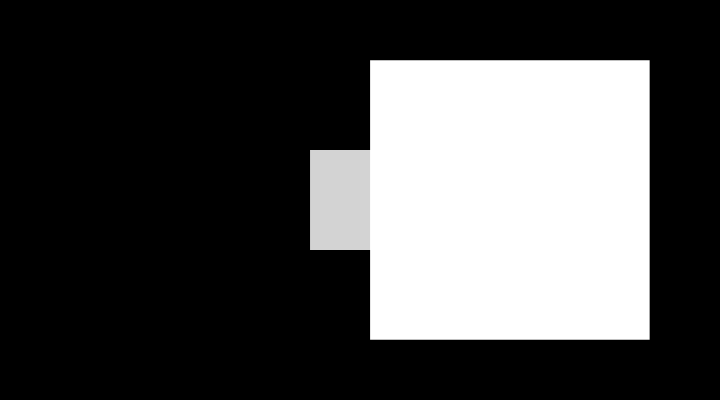
Frame 1 (no input)
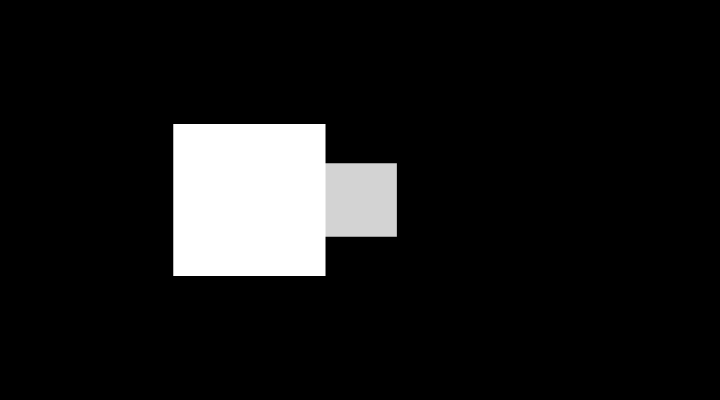
Frame 60 (no input)
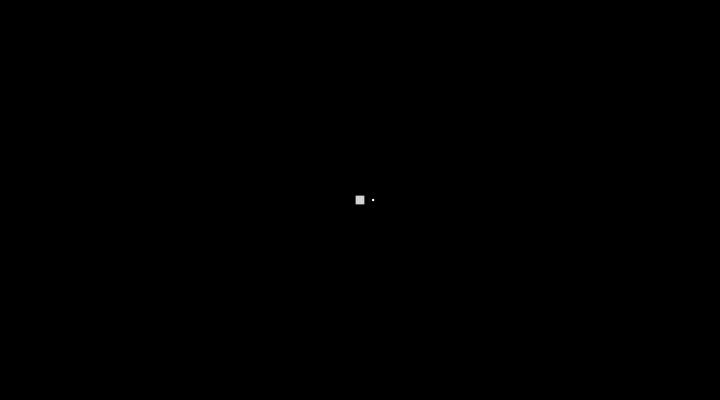
Frame 120 (the mouse pressed at the canvas centre since frame 60)

The p5.js sketch that drew these frames (run headless with seeded random() and noise() and a simulated clock; from frame 60 on, the mouse is pressed at the canvas centre):

// p5.js sketch
// ── sketch.js
let a = 0.0;
let s = 0.0;

function setup() {
  createCanvas(720, 400);
  noStroke();
  //Draw all rectangles from their center as opposed to
  // the default upper left corner
  rectMode(CENTER);
}

function draw() {
  background(0);

  //Slowly increase 'a' and then animate 's' with
  //a smooth cyclical motion by finding the cosine of 'a'
  a = a + 0.04;
  s = cos(a) * 2;

  //Translate our rectangle from the origin to the middle of
  //the canvas, then scale it with 's'
  translate(width / 2, height / 2);
  scale(s);
  fill(211);
  rect(0, 0, 50, 50);

  //Translate and scale are accumulating, so this translate
  //moves the second rectangle further right than the first
  //and the scale is getting doubled. Note that cosine is
  //making 's' both negative and positive, thus it cycles
  //from left to right.
  translate(75, 0);
  fill(255);
  scale(s);
  rect(0, 0, 70, 70);
}
